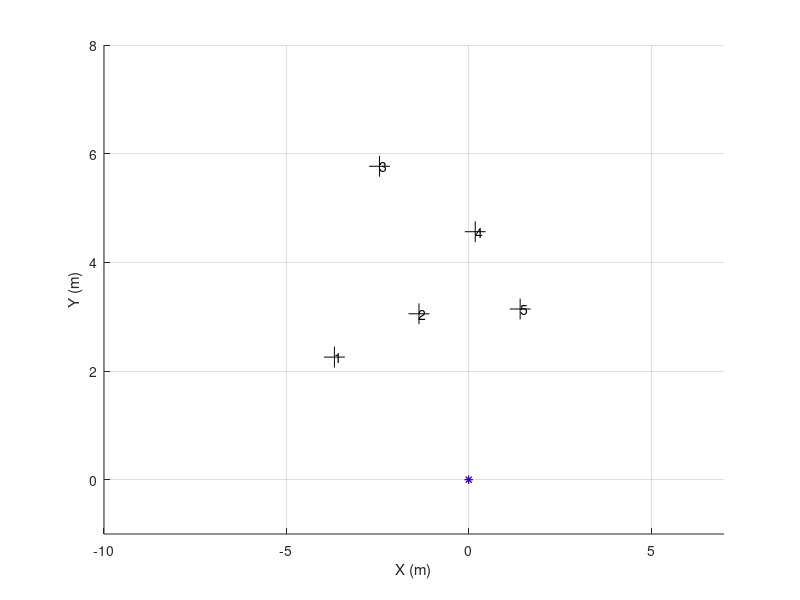
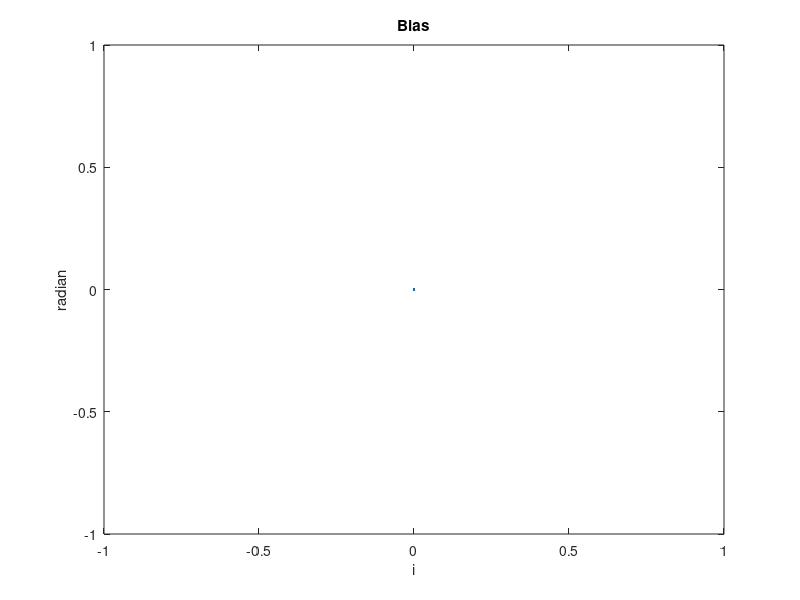

MATLAB code for these plots, in order: (Note: this script raises an error after producing the figures.)
% Author: Po-Heng Chen , Z5014392
% 11/04/2018   Wednesday    Week9
% Program: Solution for AAS, S1.2018, Project03.Part3
% ======================== Main function ==================================
function MyProgram()
    clear ; clc() ; close all;
    load('Speed_dataC.mat') ; load('IMU_dataC.mat') ; load('Laser__2C.mat') ;
    
    % Storing value.......................................................
    N_imu = Vel.N;
    speed = Vel.speeds;
    times_imu = double(Vel.times)/10000;
    times_imu = times_imu - times_imu(1);
    
    N_laser = dataL.N;
    times_laser = double(dataL.times)/10000;
    times_laser = times_laser - times_laser(1);
    
    % Initilize plotting...................................................
figure(8) ; clf() ; hold on ; grid on ; zoom on ;
    xlabel('X (m)') ; ylabel('Y (m)') ; axis([-10 7 -1 8]) ;
    
    MyGUIHandle.handle3 = plot(0,0,'k+','MarkerSize',15); % landmark
    
    MyGUIHandle.handle1 = quiver3(0,0,0,0,'Color','r','LineWidth',2); % robot position
    MyGUIHandle.handle2 = plot(0,0,'r*','MarkerSize',6); % obstacle
%     MyGUIHandle.handle0 = plot(0,0,'m.');
    
    MyGUIHandle.handle89 = quiver3(0,0,0,0,'Color','b','LineWidth',2); % robot position
    MyGUIHandle.handle88 = plot(0,0,'b*','MarkerSize',6); % obstacle
%     MyGUIHandle.handle87 = plot(0,0,'.');
    
    MyGUIHandle.handle6 = title('');      % empty title (update synchronizly with pole update)
    MyGUIHandle.handle7 = text(0,0,'');
    MyGUIHandle.handle8 = text(0,0,'');
    MyGUIHandle.handle9 = text(0,0,'');
    MyGUIHandle.handle10 = text(0,0,'');
    MyGUIHandle.handle11 = text(0,0,'');
figure(55) ; clf() ; 
    MyGUIHandle.handle65 = plot(0,0);
        xlabel('i'); ylabel('radian');title('Bias');
    % Manage yaw_rate bias.................................................
    ii = times_imu < 20 ;
    bias = mean(IMU.DATAf(6,ii)) ;
    yaw_rate = IMU.DATAf(6,:) ;
    yaw_rate1 = IMU.DATAf(6,:) - bias ;
%% ================================= EKF Initialise======================
    % Declare standard deviation of the error .............................
stdDevGyro = 1.5*pi/180 ;        
stdDevSpeed = 0.05 ; 
sdev_rangeMeasurement = 0.15 ; 
sdev_BearingMeasurment = 1*pi/180;
    
Xe_History= zeros(4,N_imu-1) ; 
Xe = [ 0; 0; pi/2 ;0] ;
Xe_History(:,1) = Xe ;

d = 0.46;
P = zeros(4,4) ; P(4,4) = (2*pi/180)^2; 

Q_Process_Model = diag( [ (0.01)^2 ,(0.01)^2 , (1*pi/180)^2,0]) ; % Q_model 
Q_Input = diag([ stdDevSpeed*stdDevSpeed , stdDevGyro*stdDevGyro]);
% ========================================================================

    Xdr_History = zeros(4,N_imu-1);
    Xdr = [0; 0; pi/2;0];
    Xdr_History(:,1) = Xdr;

    j = 1;             % Index of Laser Scan
    for i = 1:N_imu-1  % Index of Vehicel Pose
        Dt = times_imu(i+1)-times_imu(i);
        Xdr = PredictVehiclePose(Xdr, yaw_rate1(i), speed(i) ,Dt);
 %%  Landmark 
        if j == 1
            landmark = ProcessFirstScan( dataL.Scans(:,j), MyGUIHandle, j, Xdr ); 
            v = 0;
            [OOIs] = ProcessScan( dataL.Scans(:,j), MyGUIHandle, j, Xdr, landmark ,v);
        end
 %% Laser 
        if times_imu(i) > times_laser(j) && j < N_laser
            v = 1;
            [OOIs] = ProcessScan( dataL.Scans(:,j), MyGUIHandle, j, Xdr, landmark, v );
            v = 2;
            ProcessScan( dataL.Scans(:,j), MyGUIHandle, j, Xe, landmark, v );
            j = j + 1 ; 
            pause(0.0001) ;
        end
 %% EKF
            % Jacobian matrix of model
            J = [ [ 1,  0,  -Dt*speed(i)*sin(Xe(3))  , 0] ; 
                  [ 0,  1,   Dt*speed(i)*cos(Xe(3))  , 0] ;    
                  [ 0,  0,      1                    , Dt*(-1) ] ;
                  [ 0,  0,      0                    , 1 ]] ; 
            % Jacobian matrix of input
           Jn = [ [ Dt*cos(Xe(3)), 0 ] ; 
                  [ Dt*sin(Xe(3)), 0 ] ;    
                  [     0         , Dt ] ;
                  [     0         , 0  ] ];      
            % 
            Q = Dt^2*Q_Process_Model + Jn*Q_Input*Jn';
            % new covariance, P(K+1|K) = J*P(K|K)*J'+Q ;
            P = J*P*J'+ Q ;
            
            % ===== Prediction =====
            Xe = PredictVehiclePose(Xe,yaw_rate(i),speed(i),Dt) ;
            
            [MasuredRanges, MasuredBearings] = MeasurementsFromLocalFrame(OOIs);
            
            if OOIs.N > 0
                for u = 1:length(OOIs.ID)
                    ID = OOIs.ID(u);
                    % some auxiliary variables.
                    eDX = landmark.Centers(1,ID) - Xe(1) - d*cos(Xe(3));      % (xu-x)
                    eDY = landmark.Centers(2,ID) - Xe(2) - d*sin(Xe(3));      % (yu-y)
                    eDD = sqrt( eDX*eDX + eDY*eDY ) ; %   so : sqrt( (xu-x)^2+(yu-y)^2 ) 
                    ExpectedRange = eDD ;
                    ExpectedBearing = (atan2(eDY,eDX)) - Xe(3) + pi/2 ;
                    
                    H = [  -eDX/eDD , -eDY/eDD      , 0  , 0 ;
                         eDY/(eDD^2), -eDX/(eDD^2)  ,-1  , 0 ] ;   % Jacobian of h(X); size 2x4
                    
                    z = [ MasuredRanges(u) - ExpectedRange ; 
                        MasuredBearings(u) - ExpectedBearing ];
                    z(2) = wrapToPi(z(2));
                        
                    R = [ sdev_rangeMeasurement*sdev_rangeMeasurement,       0;
                              0,    sdev_BearingMeasurment*sdev_BearingMeasurment];
                    
                    % === Intermediate step ===
                    S = R + H*P*H';
                    iS = inv(S);
                    K = P*H'*iS ;
                    % ===== Observation =====
                    % update the  expected value
                    Xe = Xe + K*z ;   
                    % update the  Covariance % i.e. "P = P-P*H'*iS*H*P"  )
                    P = P - K*H*P ;       
                end
            end
            Xdr_History(:,i) = Xdr ;
            Xe_History(:,i) = Xe ;
            
            set(MyGUIHandle.handle65,'xdata',1:size(Xe_History(4,:),2),'ydata',Xe_History(4,:)*180/pi);
            % =======================================
            PlotPose( Xdr_History, Xe_History,MyGUIHandle, i, N_imu ); % plot it synchornizly with scan will loop faster
    end
return
end

% =========================================================================
function [ranges,bearings] = MeasurementsFromLocalFrame(OOIs)
    ID = OOIs.ID;
    X = [0 0 pi/2];
    if OOIs.N > 0
        dx = OOIs.Centers(1,:) - X(1);
        dy = OOIs.Centers(2,:) - X(2);
        ranges = sqrt((dx.*dx + dy.*dy));
        bearings = atan2(dy,dx) - X(3) + pi/2 ;
%         IDs = [1 : GOOIs.N];
    else
        IDs=[];ranges=[];bearings=[];
    end;
return ;
end

% ======================== Process Laser ==================================
function landmark = ProcessFirstScan(scan,mh,j,Pose)
mask1FFF = uint16(2^13-1);
maskE000 = bitshift(uint16(7),13); % shift 0111 to left 13 bits

intensities = bitand(scan,maskE000);
ranges = single(bitand(scan,mask1FFF))*0.01; 

% Transfer Polar form to Cartesian form
angles = [0:360]'*0.5* pi/180 ;       
X = -cos(angles).*ranges;
Y = sin(angles).*ranges;

landmark = ExtractOOIs(ranges,intensities, X, Y);
L = 0.46;

    if landmark.N < 1,  return ; end;
    landmark_HR = find(landmark.Color~=0);
%   landmark.Centers(1,landmark_HR);
    landmark.Centers(2,landmark_HR) = landmark.Centers(2,landmark_HR) + L;
    set(mh.handle3,'xdata',landmark.Centers(1,landmark_HR) ,'ydata',landmark.Centers(2,landmark_HR) );
return;
end

function [OOIs] = ProcessScan(scan,mh,j,Pose,landmark,v)
mask1FFF = uint16(2^13-1);
maskE000 = bitshift(uint16(7),13)  ; % shift 0111 to left 13 bits

intensities = bitand(scan,maskE000);
ranges    = single(bitand(scan,mask1FFF))*0.01; 

% Transfer Polar form to Cartesian form
angles = [0:360]'*0.5* pi/180 ;       
X = -cos(angles).*ranges;
Y = sin(angles).*ranges;  

OOIs = ExtractOOIs(ranges,intensities, X, Y) ;
 if OOIs.N > 0
    OOIs = PlotOOIs(mh,OOIs,intensities,j,Pose,v); % Obtain Global coordinate
    OOIs = PrintID(mh,OOIs,landmark); % Data association to obtain right OOIs
 else
    OOIs.ID = [];
 end
return;
end

function r = ExtractOOIs(ranges,intensities,X,Y)
    r.N = 0;
    r.Centers = [];
    r.Sizes   = []; % diameter
    r.Color = [];
    count = 0;

    for i = 1:length(ranges)-1
        if abs(ranges(i)-ranges(i+1)) > 0.05 
            x = mean(X((i-count):i));
            y = mean(Y((i-count):i));
            diameter = sqrt((X(i-count)-X(i))^2+(Y(i-count)-Y(i))^2);
            
            color = 0;
            if sum(intensities((i-count):i))~=0, color = 1; end
            
            if  diameter <= 0.2 && diameter >= 0.05 && color == 1
                if isempty(r.Centers)       %If value is empty
                    r.Centers(1,:) = x;
                    r.Centers(2,:) = y;
                    r.Color = color;
                    r.Sizes = diameter;
                else
                    r.Centers = [r.Centers(1,:),x;r.Centers(2,:),y];
                    r.Color = [r.Color,color];
                    r.Sizes = [r.Sizes,diameter];
                end
                r.N = r.N + 1;
            end
            count = 0;    
        else
            count = count + 1;
        end
    end
 return;
end

% Return OOIs as global frame
function OOIs = PlotOOIs(mh,OOIs,intensities,i,Pose,v) 
    if OOIs.N<1,  return ; end;
    OOIs_HR = find(OOIs.Color~=0);
    
    L = 0.46;
    xx = OOIs.Centers(1,OOIs_HR);
    yy = OOIs.Centers(2,OOIs_HR) + L;
    
    % Rotation
    heading = Pose(3);
    rotate = heading - pi/2 ; %disp(rotate);
    x = xx*cos(rotate)-yy*sin(rotate);
    y = xx*sin(rotate)+yy*cos(rotate);
    
    % Translation
    x = x + Pose(1);
    y = y + Pose(2);
    
    % return global coordinate
    OOIs.Centers(3:4,:) = [x;y];
    
    if v == 1, 
        set(mh.handle2,'xdata',x ,'ydata',y ); % OOIs (dr)
    elseif v == 2, 
        set(mh.handle88,'xdata',x ,'ydata',y ); % OOIs (ekf)
    else
        % landmark
    end
    
return;
end

function OOIs = PrintID(mh,OOIs,landmark)
    abc = [];
    tempCenter = [];
    for k = 1:OOIs.N % start with certain ooi(green plot)
        
        min = 0.4;
        index = 0;
        for h = 1:landmark.N % check the distance with each landmark respectively
            
            temp = pdist([landmark.Centers(:,h)'; OOIs.Centers(3:4,k)']);
            if temp < min 
               min = temp;
               index = h;
               if isempty(tempCenter)
                   tempCenter = OOIs.Centers(:,k);
               else
                   tempCenter = [tempCenter,OOIs.Centers(:,k)];
               end
            end
        end
        
        if index~=0, abc = real([abc,index]);end 
        
    end
    OOIs.Centers = tempCenter;
    if ~isempty(abc)
       if sum(ismember(abc,1))==1
           set(mh.handle7,'Position',[double(landmark.Centers(1,1)),double(landmark.Centers(2,1))],'String',1); 
       else 
           set(mh.handle7,'Position',[0,0],'String',0);
       end
       if sum(ismember(abc,2))==1
           set(mh.handle8,'Position',[double(landmark.Centers(1,2)),double(landmark.Centers(2,2))],'String',2); 
       else 
           set(mh.handle8,'Position',[0,0],'String',0);
       end
       if sum(ismember(abc,3))==1
           set(mh.handle9,'Position',[double(landmark.Centers(1,3)),double(landmark.Centers(2,3))],'String',3); 
       else 
           set(mh.handle9,'Position',[0,0],'String',0);
       end
       if sum(ismember(abc,4))==1
           set(mh.handle10,'Position',[double(landmark.Centers(1,4)),double(landmark.Centers(2,4))],'String',4); 
       else 
           set(mh.handle10,'Position',[0,0],'String',0);
       end
       if sum(ismember(abc,5))==1
           set(mh.handle11,'Position',[double(landmark.Centers(1,5)),double(landmark.Centers(2,5))],'String',5); 
       else 
           set(mh.handle11,'Position',[0,0],'String',0);
       end
    end
    OOIs.ID = abc;
    OOIs.N = length(abc);
return;
end
% ========================= Process Vehicle ===============================
function X = PredictVehiclePose(X0,yaw_rate,speed,dt)
    X = X0;
    dL = dt*speed ;
    X(3) = X0(3) + dt * [(-yaw_rate)-X0(4)]; % yawA = -yawB
    X(1:2) = X0(1:2) + dL*[ cos(X0(3));sin(X0(3))] ;
    X(4) = X0(4);
return ;
end

function PlotPose(Xdr_History, Xe_History, mh, i, N_imu)
    L = 0.46;
    s = sprintf('(Dynamic plotting...)\nShowing scan #[%d]/[%d]\r',i,N_imu);
    set(mh.handle6,'string',s);
    
%     set(mh.handle0,'xdata',Xdr(1,:),'ydata',Xdr(2,:)); 
    set(mh.handle1,'xdata',Xdr_History(1,i),'ydata',Xdr_History(2,i),'udata',L * cos(Xdr_History(3,i)),'vdata',L * sin(Xdr_History(3,i)));

%     set(mh.handle87,'xdata',Xe_History(1,:),'ydata',Xe_History(2,:));  
    set(mh.handle89,'xdata',Xe_History(1,i),'ydata',Xe_History(2,i),'udata',L * cos(Xe_History(3,i)),'vdata',L * sin(Xe_History(3,i)));    
end
% =========================================================================
% =========================================================================
% =========================================================================

% =================== Vehicle plot (different way) ========================
%     MyGUIHandle.handle1 = line(0,0,'Color','magenta','LineWidth',2); % robot position

%     x = [Pose(1,i) Pose(1,i) + (speed(i)+scale) * cos(Pose(3,i))];
%     y = [Pose(2,i) Pose(2,i) + (speed(i)+scale) * sin(Pose(3,i))];
%     set(mh.handle1,'xdata',x ,'ydata',y);

%   set(mh.handle1,'xdata',Pose(1,i) ,'ydata',Pose(2,i) );
%   set(mh.handle1,'xdata',Pose(1,:) ,'ydata',Pose(2,:) );

% ========================== Local plot ===================================
%     MyGUIHandle.handle4 = plot(0,0,'b.'); % all scan
%     MyGUIHandle.handle5 = plot(0,0,'r*'); % bright OOIs
    